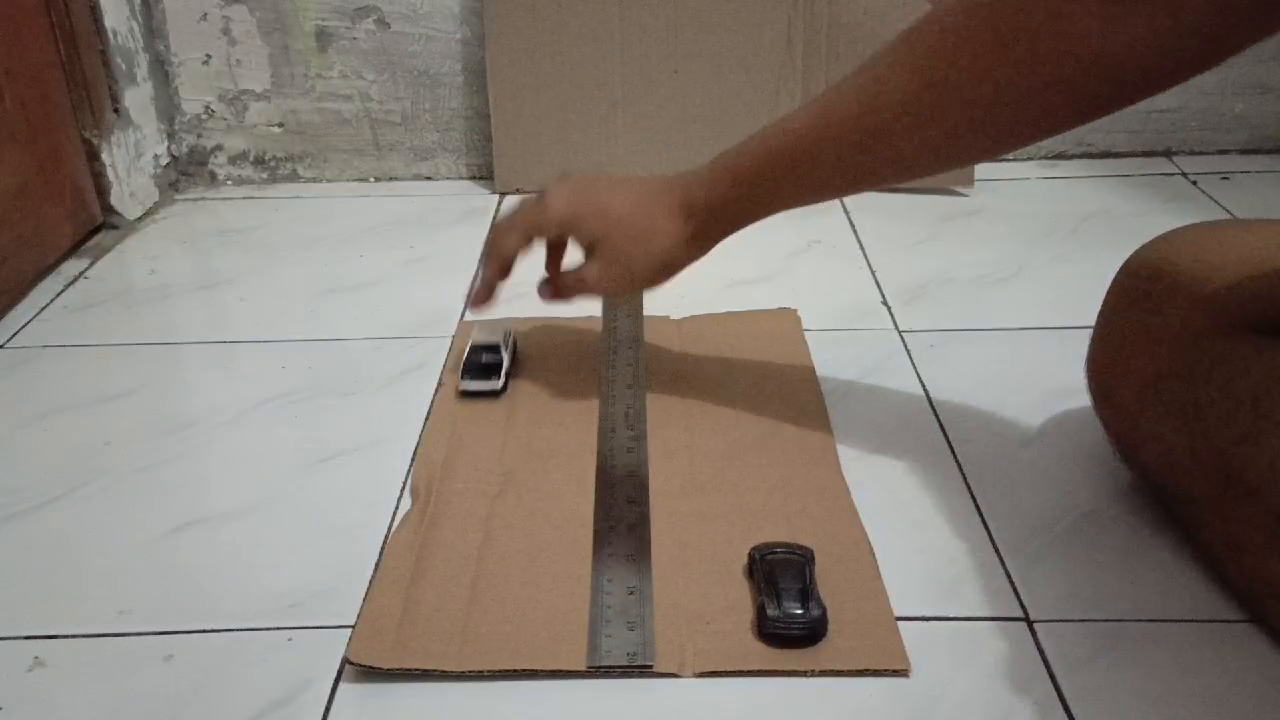
#> input picture frame 19 of videos/lbm.mp4, 1280 x 720 px, given in place of ytt.mp4, which was not available
$ python code.py
#> lines starting #> are read from the running program, lines starting #| are printed output that depends on the picture; after the words box and inside, x2 and y2 are one past the last pixel; in counts of white or black regions, pixels touching at a corner belong together; pictures that were not available may be replaced by others from this repository, and a replacement may not be noted
import sys
import cv2
import numpy as np
import os
import time

# Buat direktori untuk menyimpan frame yang diambil
folder_capture = 'captured_frames'
if not os.path.exists(folder_capture):
    os.makedirs(folder_capture)

cap = cv2.VideoCapture('videos/ytt.mp4')

# Setel resolusi kamera menjadi Full HD (1920x1080)
cap.set(cv2.CAP_PROP_FRAME_WIDTH, 1920)
cap.set(cv2.CAP_PROP_FRAME_HEIGHT, 1080)

lebar_min_rect = 60  # lebar minimum persegi panjang
tinggi_min_rect = 60  # tinggi minimum persegi panjang

posisi_garis_hitung = 580
posisi_garis2_hitung = 500

# Koordinat kotak deteksi
kotak_deteksi1 = ((200 + 270, posisi_garis_hitung - 150), (450 + 270, posisi_garis_hitung - 150 + 50))
kotak_deteksi2 = ((220 + 580, posisi_garis2_hitung - 100), (450 + 620, posisi_garis2_hitung - 100 + 50))

def pusat_handel(x, y, w, h):
    x1 = int(w / 2)
    y1 = int(h / 2)
    cx = x + x1
    cy = y + y1
    return cx, cy

algo = cv2.createBackgroundSubtractorMOG2()

deteksi = []
offset = 6  # toleransi kesalahan antar piksel
offset1 = 4
counter_masuk = 0
counter_keluar = 0
total_terparkir = 0
kapasitas_parkir = 10  # Atur kapasitas parkir di sini

# Inisialisasi frame sebelumnya
ret, frame_sebelumnya = cap.read()
#> frame_sebelumnya is the input picture: shape (720, 1280, 3); mean B, G, R 112.6, 120.7, 131.2
abu_sebelumnya = cv2.cvtColor(frame_sebelumnya, cv2.COLOR_BGR2GRAY)
abu_sebelumnya = cv2.GaussianBlur(abu_sebelumnya, (3, 3), 5)

while True:
    ret, frame1 = cap.read()
    if not ret:
        break

    # Konversi ke citra grayscale dan aplikasikan GaussianBlur
    abu = cv2.cvtColor(frame1, cv2.COLOR_BGR2GRAY)
    blur = cv2.GaussianBlur(abu, (3, 3), 5)

    # Hitung perbedaan antara frame sekarang dan sebelumnya
    diff = cv2.absdiff(abu_sebelumnya, blur)
    _, thresh = cv2.threshold(diff, 30, 255, cv2.THRESH_BINARY)
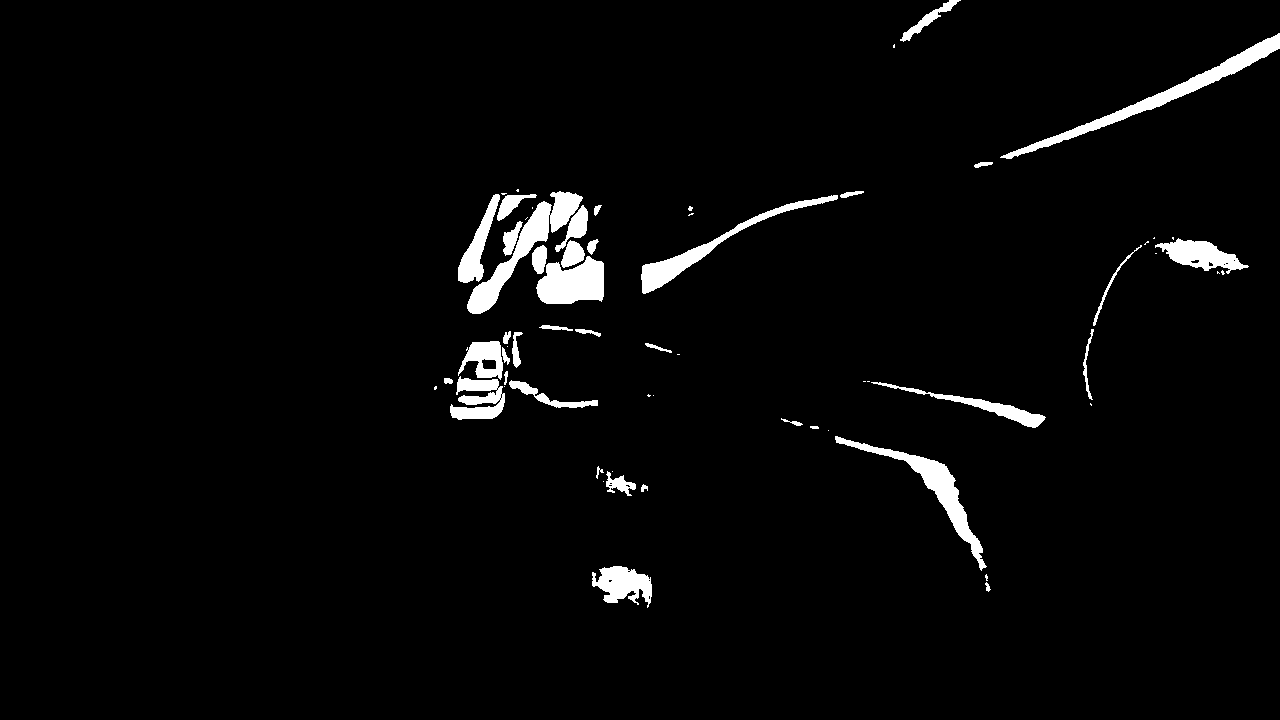
#> thresh: shape (720, 1280); 3% white; 64 white regions (26 under 20 px), largest, box (x1, y1, x2, y2) and area: (1000, 33, 1280, 159) 3273, (467, 191, 583, 314) 3107, (835, 436, 987, 571) 2686

    abu_sebelumnya = blur

    img_sub = algo.apply(thresh)

    dilat = cv2.dilate(img_sub, np.ones((5, 5)))
#> dilat: shape (720, 1280); values 127 (black) and 255 (white), 98.5% white; 49 black regions (22 under 20 px), largest, box (x1, y1, x2, y2) and area: (539, 259, 602, 302) 1915, (1020, 36, 1280, 152) 1691, (469, 204, 549, 312) 1515
    kernel = cv2.getStructuringElement(cv2.MORPH_ELLIPSE, (5, 5))
    dilatada = cv2.morphologyEx(dilat, cv2.MORPH_CLOSE, kernel)
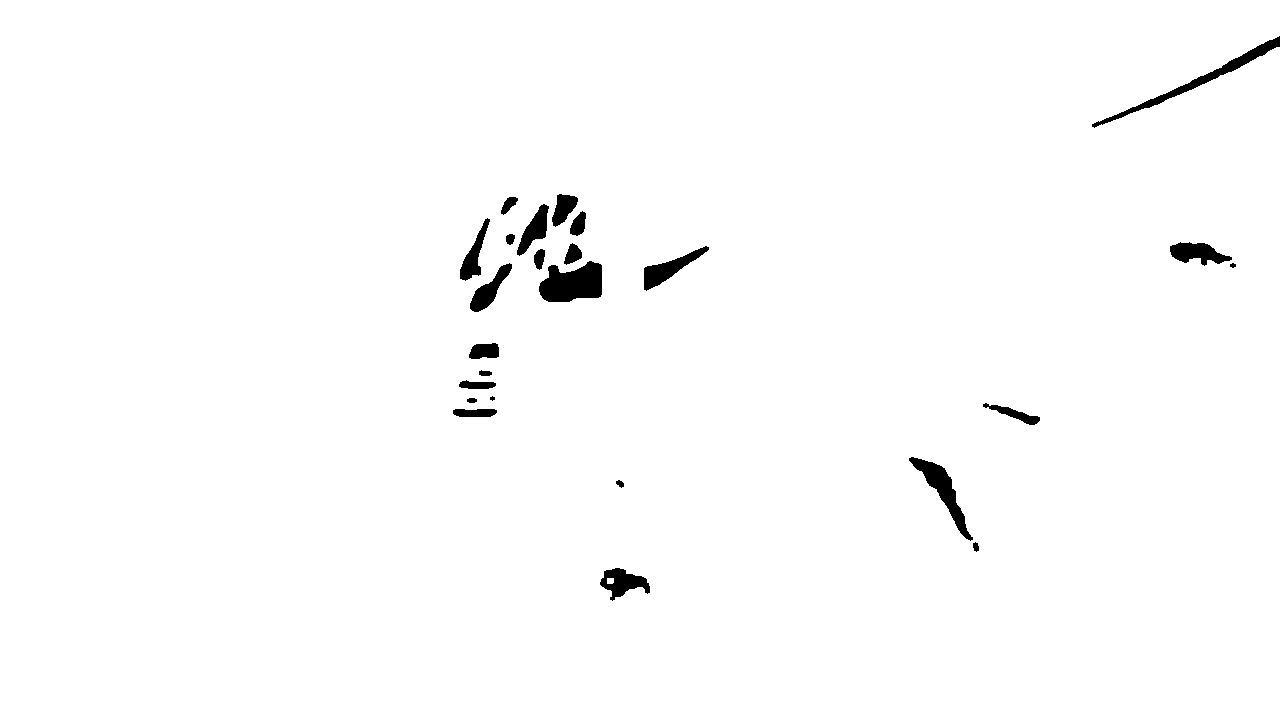
#> dilatada: shape (720, 1280); values 127 (black) and 255 (white), 98.6% white; 25 black regions (1 under 20 px), largest, box (x1, y1, x2, y2) and area: (539, 261, 602, 302) 1905, (1092, 36, 1280, 128) 1481, (909, 457, 973, 541) 1329
    dilatada = cv2.morphologyEx(dilatada, cv2.MORPH_CLOSE, kernel)

    counterShape, h = cv2.findContours(
        dilatada, cv2.RETR_TREE, cv2.CHAIN_APPROX_SIMPLE)
#> counterShape = [[[0, 0], [0, 719], [1279, 719], [1279, 0]]]; h = [[-1, -1, -1, -1]]

    # Gambar kotak deteksi
    cv2.rectangle(frame1, kotak_deteksi1[0], kotak_deteksi1[1], (255, 127, 0), 2)
    cv2.rectangle(frame1, kotak_deteksi2[0], kotak_deteksi2[1], (127, 255, 0), 2)

    for (i, c) in enumerate(counterShape):
        (x, y, w, h) = cv2.boundingRect(c)
        validasi_counter = (w >= lebar_min_rect) and (h >= tinggi_min_rect)
        if not validasi_counter:
            continue

        # Deteksi pusat hanya pada area yang berbeda (berkorelasi dengan pergerakan)
        if cv2.contourArea(c) > 200:
            pusat = pusat_handel(x, y, w, h)
            deteksi.append(pusat)
            cv2.rectangle(frame1, (x, y), (x+w, y+h), (0, 255, 0), 2)
            cv2.circle(frame1, pusat, 4, (0, 0, 255), -1)
#> this loop made 1 pass
#> (c, x, y, w, h, validasi_counter, x1 in pusat_handel, y1 in pusat_handel) on pass 1: ([[0, 0], [0, 719], [1279, 719], [1279, 0]], 0, 0, 1280, 720, True, 640, 360)
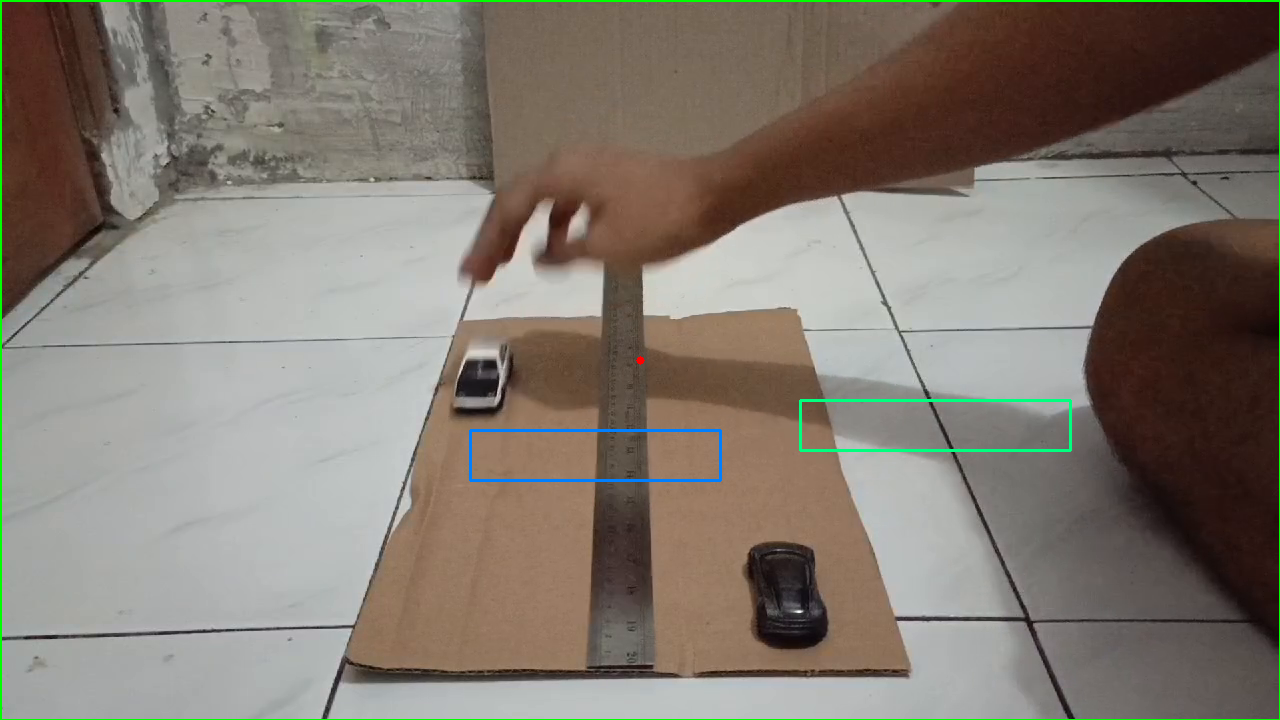
#> frame1: shape (720, 1280, 3); mean B, G, R 112.9, 122.6, 130.5
#> after the loop, deteksi = [(640, 360)]

    for (x, y) in deteksi:
        if (kotak_deteksi1[0][0] < x < kotak_deteksi1[1][0]) and (kotak_deteksi1[0][1] < y < kotak_deteksi1[1][1]):
            counter_masuk += 1
            total_terparkir += 1
            cv2.rectangle(frame1, kotak_deteksi1[0], kotak_deteksi1[1], (0, 255, 0), 2)
            # Simpan frame ketika kendaraan masuk
            cv2.imwrite(f'{folder_capture}/kendaraan_masuk_{counter_masuk}.jpg', frame1)
            print("Counter Kendaraan Masuk" + str(counter_masuk))
            if total_terparkir >= kapasitas_parkir:
                cv2.putText(frame1, "Parkir Penuh!", (50, 120), cv2.FONT_HERSHEY_SIMPLEX, 2, (0, 0, 255), 4)
                print("Parkir Penuh!")
        elif (kotak_deteksi2[0][0] < x < kotak_deteksi2[1][0]) and (kotak_deteksi2[0][1] < y < kotak_deteksi2[1][1]):
            counter_keluar += 1
            total_terparkir -= 1
            cv2.rectangle(frame1, kotak_deteksi2[0], kotak_deteksi2[1], (0, 255, 0), 2)
            # Simpan frame ketika kendaraan keluar
            cv2.imwrite(f'{folder_capture}/kendaraan_keluar_{counter_keluar}.jpg', frame1)
            print("Counter Kendaraan Keluar" + str(counter_keluar))
#> this loop made 1 pass
#> after the loop, counter_keluar = 0; counter_masuk = 0; total_terparkir = 0

    deteksi = []

    cv2.putText(frame1, "Mobil Masuk: " + str(counter_masuk),
                (50, 70), cv2.FONT_HERSHEY_SIMPLEX, 1, (0, 0, 200), 3)
    # Ganti warna tulisan "Mobil Keluar" menjadi biru
    cv2.putText(frame1, "Mobil Keluar: " + str(counter_keluar),
                (800, 70), cv2.FONT_HERSHEY_SIMPLEX, 1, (255, 0, 0), 3)

    cv2.putText(frame1, "Total Parkir: " + str(total_terparkir),
                (400, 70), cv2.FONT_HERSHEY_SIMPLEX, 1, (0, 200, 200), 3)
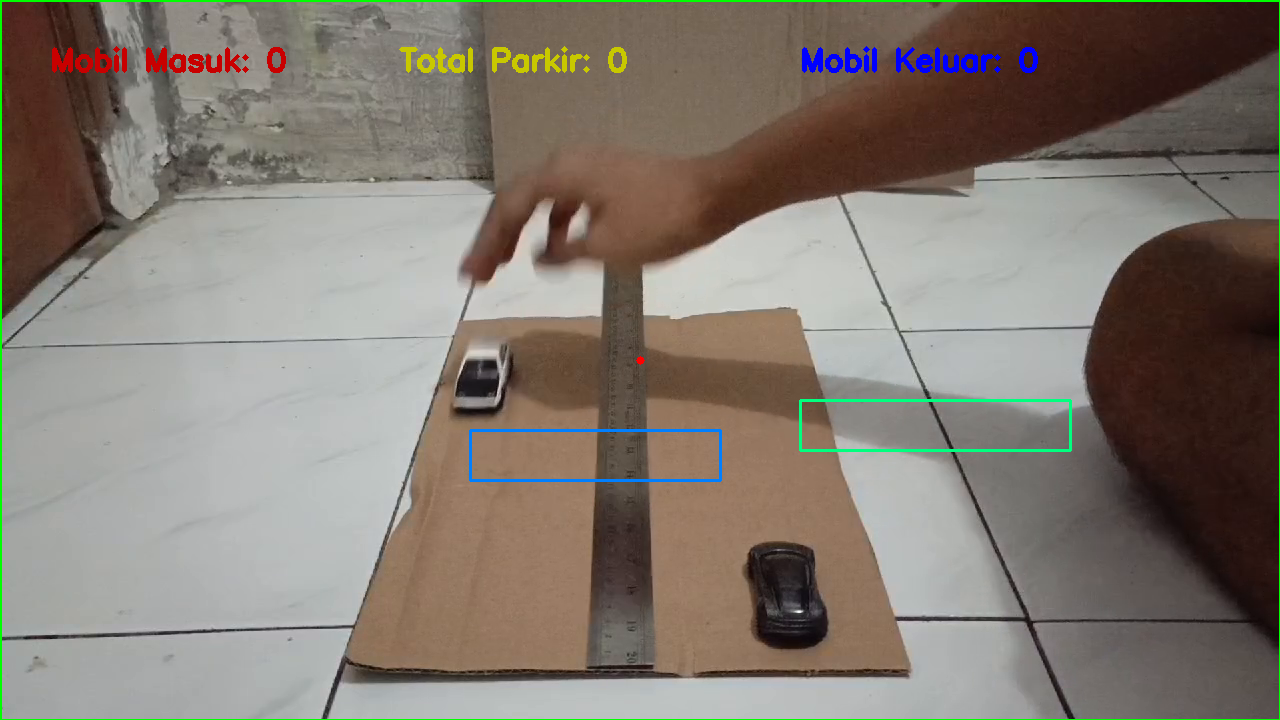
#> frame1: shape (720, 1280, 3); mean B, G, R 113, 122.3, 130.7

    cv2.imshow("Video Asli", frame1)

    # Hapus frame yang lebih  dari 24 jam
    files = os.listdir(folder_capture)
    for file in files:
        file_path = os.path.join(folder_capture, file)
        waktu_pembuatan = os.path.getctime(file_path)
        waktu_sekarang = time.time()
        if waktu_sekarang - waktu_pembuatan > 24 * 60 * 60:
            os.remove(file_path)

    if cv2.waitKey(1) == 13:
#> (key Esc is pressed here)
        break

cv2.destroyAllWindows()
cap.release()

$ run again, starting later in the video
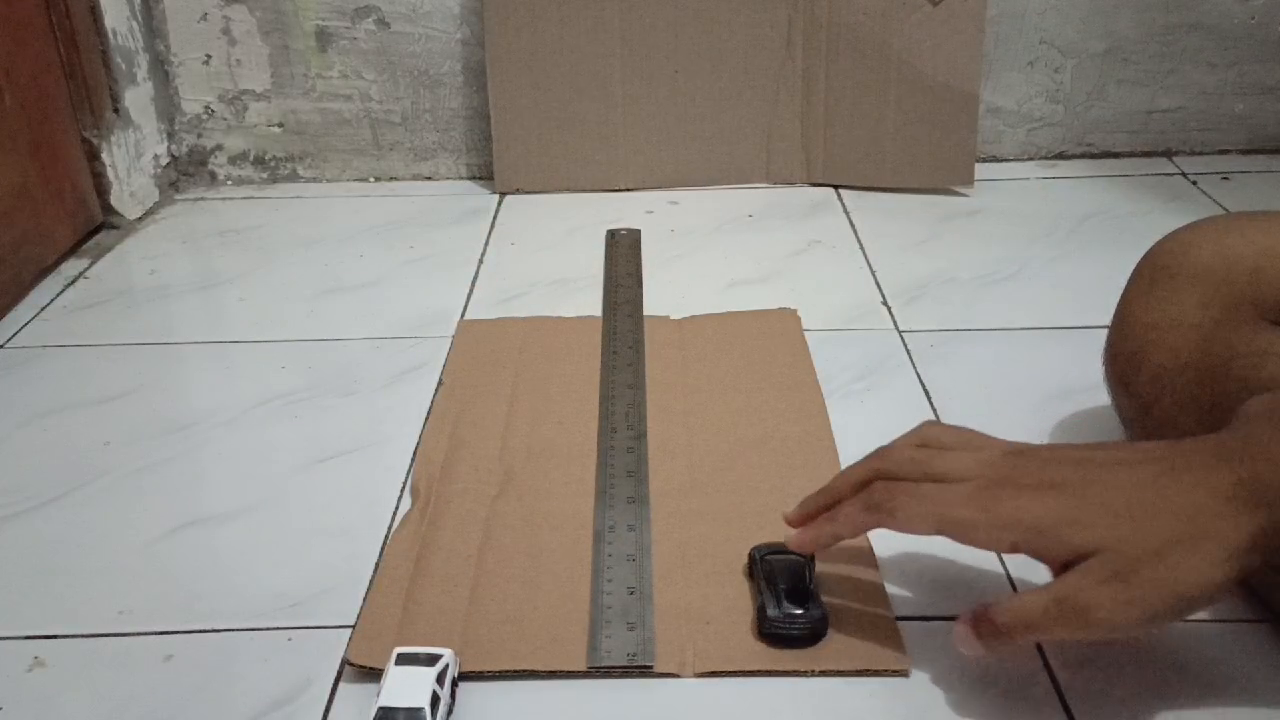
#> input picture frame 86 of videos/lbm.mp4, 1280 x 720 px, given in place of ytt.mp4, which was not available
#> frame_sebelumnya is the input picture: shape (720, 1280, 3); mean B, G, R 121.5, 129.8, 139.2
#> `_, thresh = cv2.threshold(diff, 30, 255, cv2.THRESH_BINARY)`:
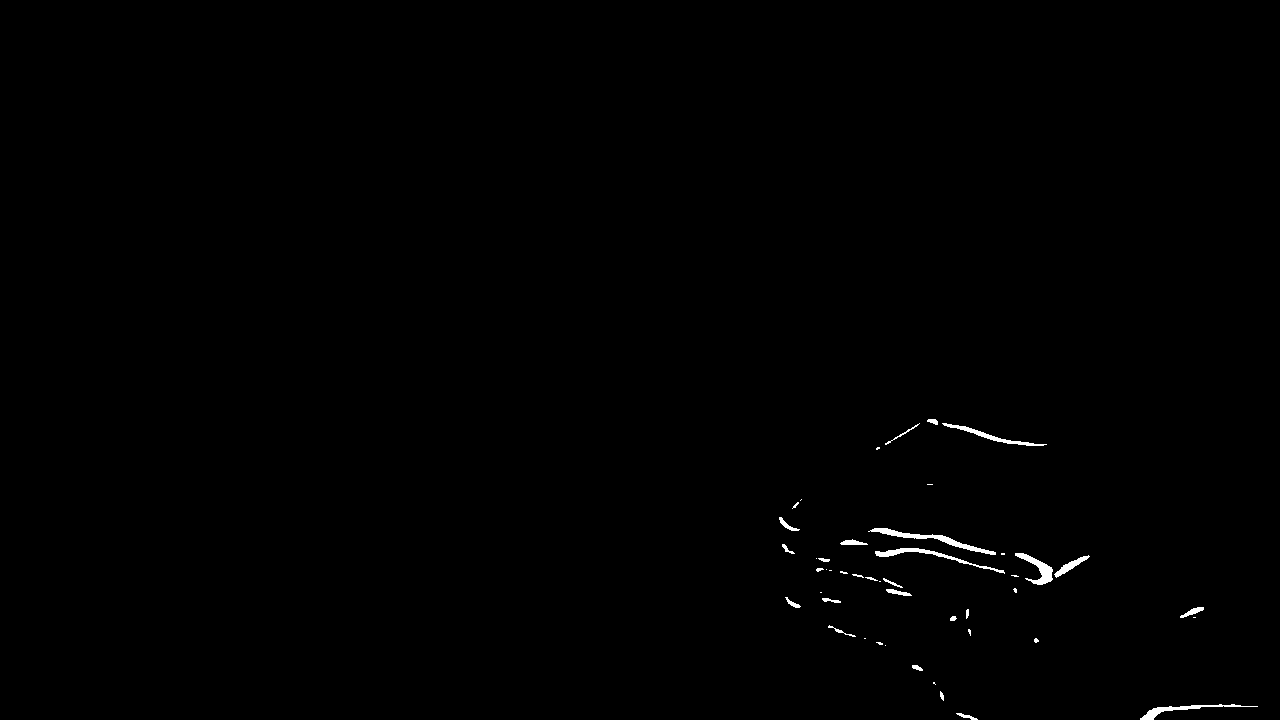
#> thresh: shape (720, 1280); 0.4% white; 46 white regions (20 under 20 px), largest, box (x1, y1, x2, y2) and area: (868, 528, 996, 555) 601, (875, 548, 1005, 574) 470, (1015, 553, 1053, 585) 429
#> dilat: shape (720, 1280); values 127 (black) and 255 (white), 100% white; 24 black regions (21 under 20 px), largest, box (x1, y1, x2, y2) and area: (1038, 563, 1050, 583) 104, (1144, 709, 1162, 720) 55, (1062, 563, 1075, 572) 21
#> dilatada: shape (720, 1280); values 127 (black) and 255 (white), 100% white; 2 black regions, box (x1, y1, x2, y2) and area: (1042, 567, 1050, 580) 76, (1145, 716, 1152, 720) 22
#> `counterShape, h = cv2.findContours( dilatada, cv2.RETR_TREE, cv2.CHAIN..`: counterShape = [[[0, 0], [0, 719], [1279, 719], [1279, 0]]]; h = [[-1, -1, -1, -1]]
#> the loop `for (i, c) in enumerate(counterShape):` made 1 pass
#> (c, x, y, w, h, validasi_counter, x1 in pusat_handel, y1 in pusat_handel) on pass 1: ([[0, 0], [0, 719], [1279, 719], [1279, 0]], 0, 0, 1280, 720, True, 640, 360)
#> after the loop `for (i, c) in enumerate(counterShape):`: deteksi = [(640, 360)]
#> the loop `for (x, y) in deteksi:` made 1 pass
#> after the loop `for (x, y) in deteksi:`: counter_keluar = 0
#> `cv2.putText(frame1, "Total Parkir: " + str(total_terparkir), (400, 70)..`:
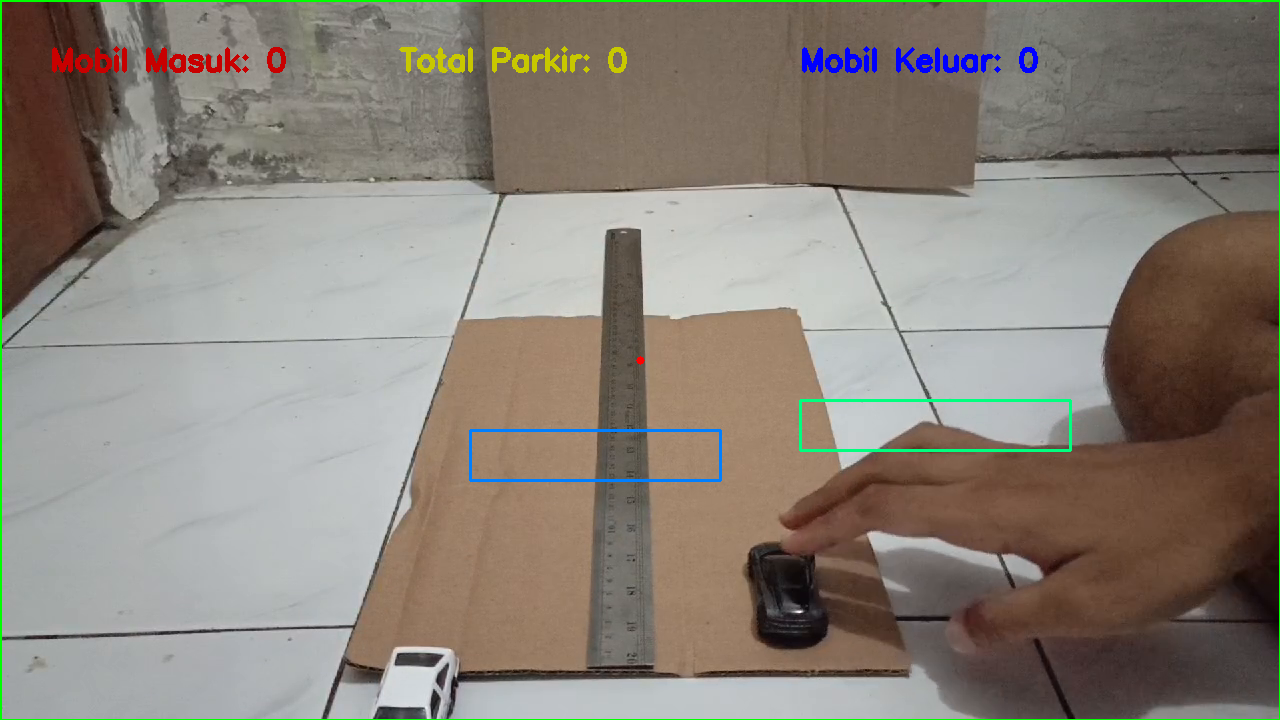
#> frame1: shape (720, 1280, 3); mean B, G, R 120.9, 130.5, 137.8
